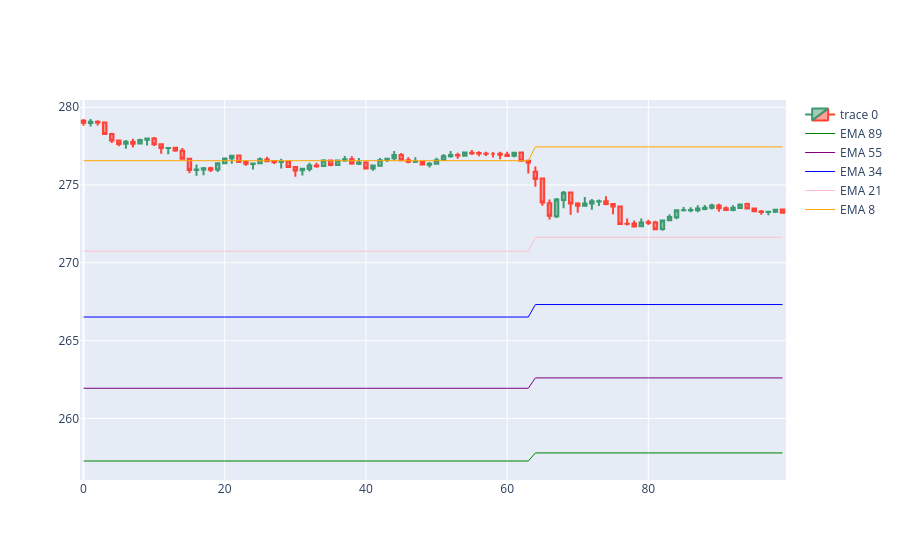

The notebook cell saved with this chart:
### Code cell
import plotly.io as pio
import plotly.graph_objects as go  

dfpl = df[100:200]

fig = go.Figure(
    data=[
        go.Candlestick(
            x=dfpl.index,
            open=dfpl['open_5min'],
            high=dfpl['high_5min'],
            low=dfpl['low_5min'],
            close=dfpl['close_5min']),
        go.Scatter(
            x=dfpl.index, 
            y=dfpl['ema89'],
            line=dict(color='green', width=1), 
            name="EMA 89"),
        go.Scatter(
            x=dfpl.index, 
            y=dfpl['ema55'],
            line=dict(color='purple', width=1), 
            name="EMA 55"),
        go.Scatter(
            x=dfpl.index, 
            y=dfpl['ema34'],
            line=dict(color='blue', width=1), 
            name="EMA 34"),
        go.Scatter(
            x=dfpl.index, 
            y=dfpl['ema21'],
            line=dict(color='pink', width=1), 
            name="EMA 21"),
        go.Scatter(
            x=dfpl.index, 
            y=dfpl['ema8'],
            line=dict(color='orange', width=1), 
            name="EMA 8")
    ]
)

fig.update_layout(xaxis_rangeslider_visible=False)
fig.show()
